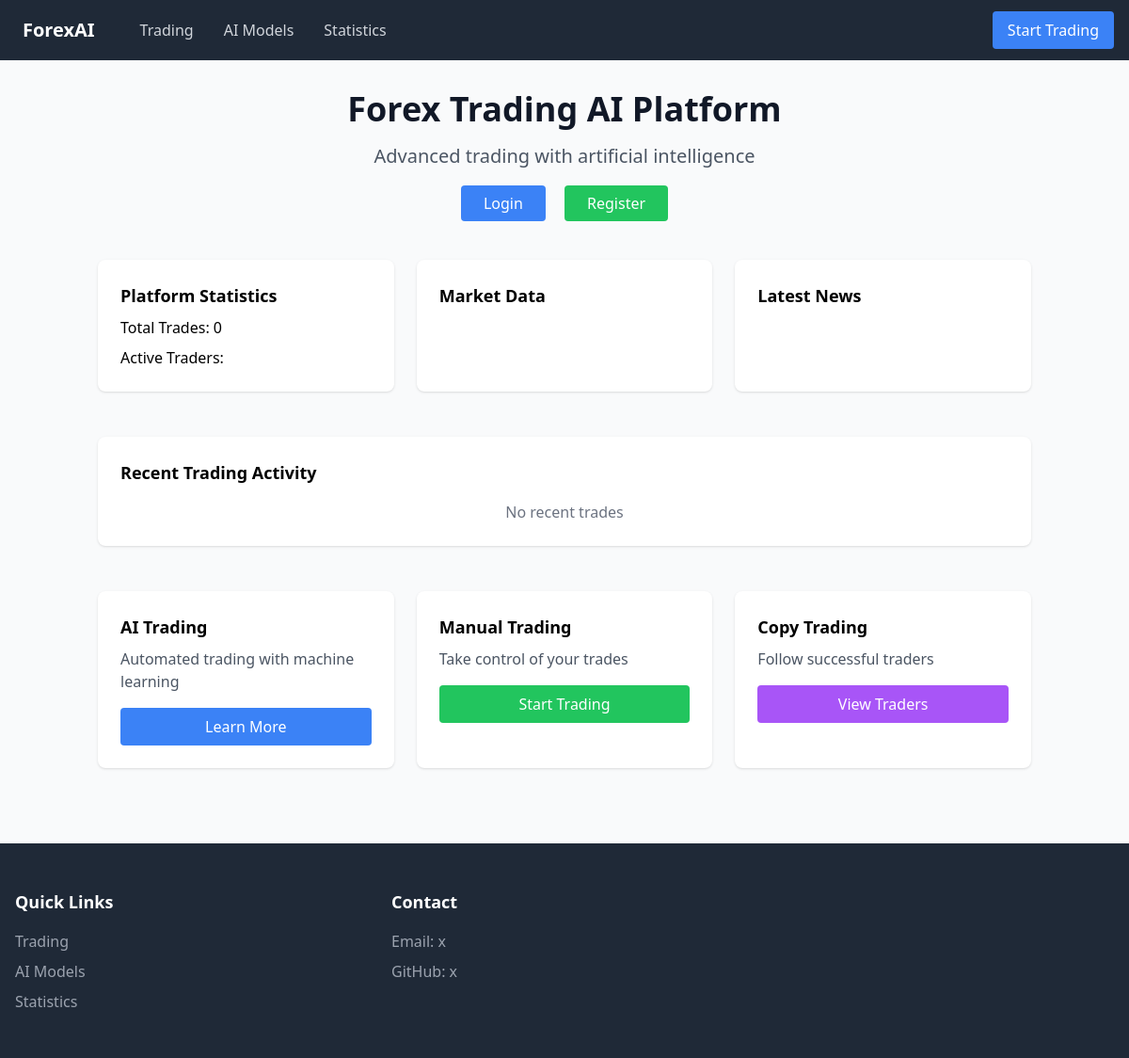
/, run on an earlier commit of the app's database.
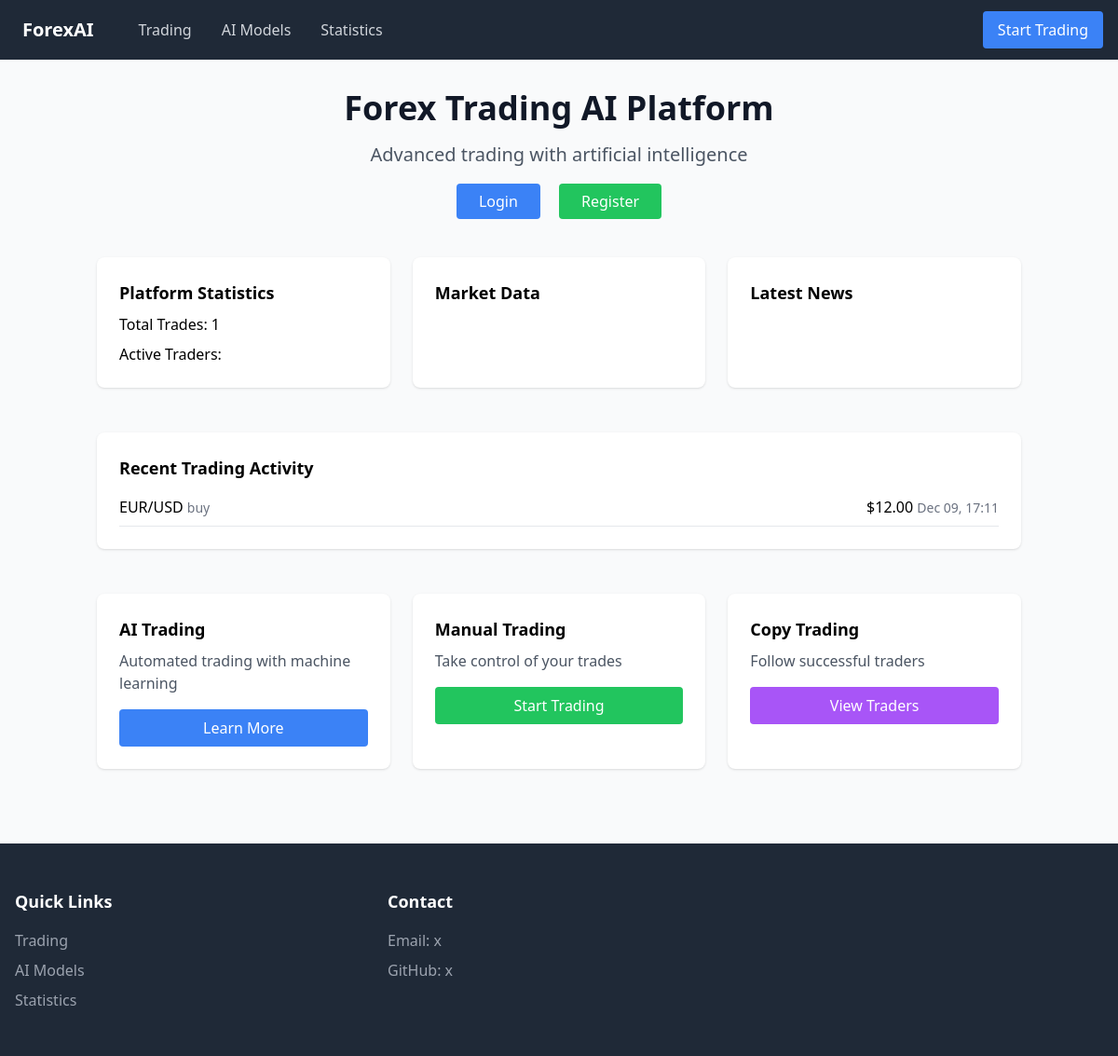
And on a later commit of the database.
### trading/models.py (models this page shows, shortened)
class Trade(models.Model):
    TRADE_TYPE_CHOICES = [
        ('buy', 'Buy'),
        ('sell', 'Sell'),
    ]
    user = models.ForeignKey(User, on_delete=models.CASCADE, related_name="trades")
    symbol = models.CharField(max_length=10)
    trade_type = models.CharField(max_length=4, choices=TRADE_TYPE_CHOICES)
    time = models.DateTimeField(auto_now_add=True)
    price = models.FloatField()
    class Meta:
        ordering = ['-time']

### trading/views.py (the view)
# urls.py: path('', home, name='home'),  # Root URL becomes home view
def home(request):
    context = {
        'users': User.objects.all()[:5],
        'recent_trades': Trade.objects.select_related('user').order_by('-time')[:5],
        'market_data': MarketData.objects.all()[:5],
        'total_trades': Trade.objects.count(),
        'latest_news': News.objects.order_by('-publishdate')[:3]
    }
    return render(request, 'home.html', context)

### trading/templates/home.html (shortened to what this page needs)
{% extends "base.html" %}
{% block content %}
<div class="container mx-auto px-4 py-8">
    <div class="text-center mb-12">
        <h1 class="text-4xl font-bold text-gray-900 mb-4">Forex Trading AI Platform</h1>
        <p class="text-xl text-gray-600">Advanced trading with artificial intelligence</p>
        <div class="mt-6">
            {% if user.is_authenticated %}
                <div class="bg-blue-50 p-4 rounded-lg inline-block">
                    <p class="text-lg">Welcome, {{ user.username }}!</p>
                    <p class="text-gray-600">Balance: ${{ user.profile.balance|default:"0.00"|floatformat:2 }}</p>
                    <form method="post" action="{% url 'logout' %}" class="inline">
                        {% csrf_token %}
                        <button type="submit" class="mt-2 px-4 py-2 bg-red-500 text-white rounded hover:bg-red-600">
                            Logout
                        </button>
                    </form>
                </div>
            {% else %}
                <div class="space-x-4">
                    <a href="{% url 'login' %}" class="px-6 py-2 bg-blue-500 text-white rounded hover:bg-blue-600">Login</a>
                    <a href="{% url 'register' %}" class="px-6 py-2 bg-green-500 text-white rounded hover:bg-green-600">Register</a>
                </div>
            {% endif %}
        </div>
    </div>
    <div class="grid md:grid-cols-3 gap-6 mb-12">
        <div class="bg-white p-6 rounded-lg shadow">
            <h3 class="font-bold text-lg mb-2">Platform Statistics</h3>
            <div class="space-y-2">
                <p>Total Trades: {{ total_trades }}</p>
                <p>Active Traders: {{ users_length }}</p>
            </div>
        </div>
        <div class="bg-white p-6 rounded-lg shadow">
            <h3 class="font-bold text-lg mb-2">Market Data</h3>
        </div>
        <div class="bg-white p-6 rounded-lg shadow">
            <h3 class="font-bold text-lg mb-2">Latest News</h3>
        </div>
    </div>
    <div class="bg-white p-6 rounded-lg shadow mb-12">
        <h3 class="font-bold text-lg mb-4">Recent Trading Activity</h3>
        <div class="space-y-3">
            {% for trade in recent_trades %}
            <div class="flex justify-between items-center border-b pb-2">
                <div>
                    <span class="font-medium">{{ trade.symbol }}</span>
                    <span class="text-sm text-gray-500">{{ trade.trade_type }}</span>
                </div>
                <div class="text-right">
                    <span>${{ trade.price|floatformat:2 }}</span>
                    <span class="text-sm text-gray-500">{{ trade.time|date:"M d, H:i" }}</span>
                </div>
            </div>
            {% empty %}
            <p class="text-gray-500 text-center">No recent trades</p>
            {% endfor %}
        </div>
    </div>
    <div class="grid md:grid-cols-3 gap-6">
        <div class="bg-white p-6 rounded-lg shadow">
            <h3 class="font-bold text-lg mb-2">AI Trading</h3>
            <p class="text-gray-600 mb-4">Automated trading with machine learning</p>
            <a href="#" class="block text-center bg-blue-500 text-white py-2 px-4 rounded hover:bg-blue-600">
                Learn More
            </a>
        </div>
        <div class="bg-white p-6 rounded-lg shadow">
            <h3 class="font-bold text-lg mb-2">Manual Trading</h3>
            <p class="text-gray-600 mb-4">Take control of your trades</p>
            <a href="#" class="block text-center bg-green-500 text-white py-2 px-4 rounded hover:bg-green-600">
                Start Trading
            </a>
        </div>
        <div class="bg-white p-6 rounded-lg shadow">
            <h3 class="font-bold text-lg mb-2">Copy Trading</h3>
            <p class="text-gray-600 mb-4">Follow successful traders</p>
            <a href="#" class="block text-center bg-purple-500 text-white py-2 px-4 rounded hover:bg-purple-600">
                View Traders
            </a>
        </div>
    </div>
</div>
{% endblock %}

### trading/templates/base.html (shortened to what this page needs)
<!DOCTYPE html>
<html lang="en">
<head>
    <script src="https://cdn.tailwindcss.com"></script>
</head>
<body class="bg-gray-50">
    <nav class="bg-gray-800">
        <div class="max-w-7xl mx-auto px-4">
            <div class="flex justify-between h-16">
                <div class="flex">
                    <a href="/" class="flex items-center px-2">
                        <span class="text-white text-xl font-bold">ForexAI</span>
                    </a>
                    <div class="hidden md:flex items-center space-x-8 ml-10">
                        <a href="#" class="text-gray-300 hover:text-white">Trading</a>
                        <a href="#" class="text-gray-300 hover:text-white">AI Models</a>
                        <a href="#" class="text-gray-300 hover:text-white">Statistics</a>
                    </div>
                </div>
                <div class="flex items-center">
                    <a href="#" class="bg-blue-500 text-white px-4 py-2 rounded hover:bg-blue-600">
                        Start Trading
                    </a>
                </div>
            </div>
        </div>
    </nav>
    <main>
        {% block content %}{% endblock %}
    </main>
    <footer class="bg-gray-800 text-white mt-12">
        <div class="max-w-7xl mx-auto py-12 px-4">
            <div class="grid grid-cols-1 md:grid-cols-3 gap-8">
                <div>
                    <h3 class="text-lg font-bold mb-4">Quick Links</h3>
                    <ul class="space-y-2">
                        <li><a href="#" class="text-gray-400 hover:text-white">Trading</a></li>
                        <li><a href="#" class="text-gray-400 hover:text-white">AI Models</a></li>
                        <li><a href="#" class="text-gray-400 hover:text-white">Statistics</a></li>
                    </ul>
                </div>
                <div>
                    <h3 class="text-lg font-bold mb-4">Contact</h3>
                    <ul class="space-y-2">
                        <li class="text-gray-400">Email: x</li>
                        <li class="text-gray-400">GitHub: x</li>
                    </ul>
                </div>
            </div>
        </div>
    </footer>
</body>
</html>

What changed in the data, as far as the page shows it:
added Trade: symbol "EUR/USD", trade_type "buy", price "12.00", time "Dec 09, 17:11"
Also different on the page:
{{ total_trades }}: "0" → "1"
text no longer shown: "No recent trades"
